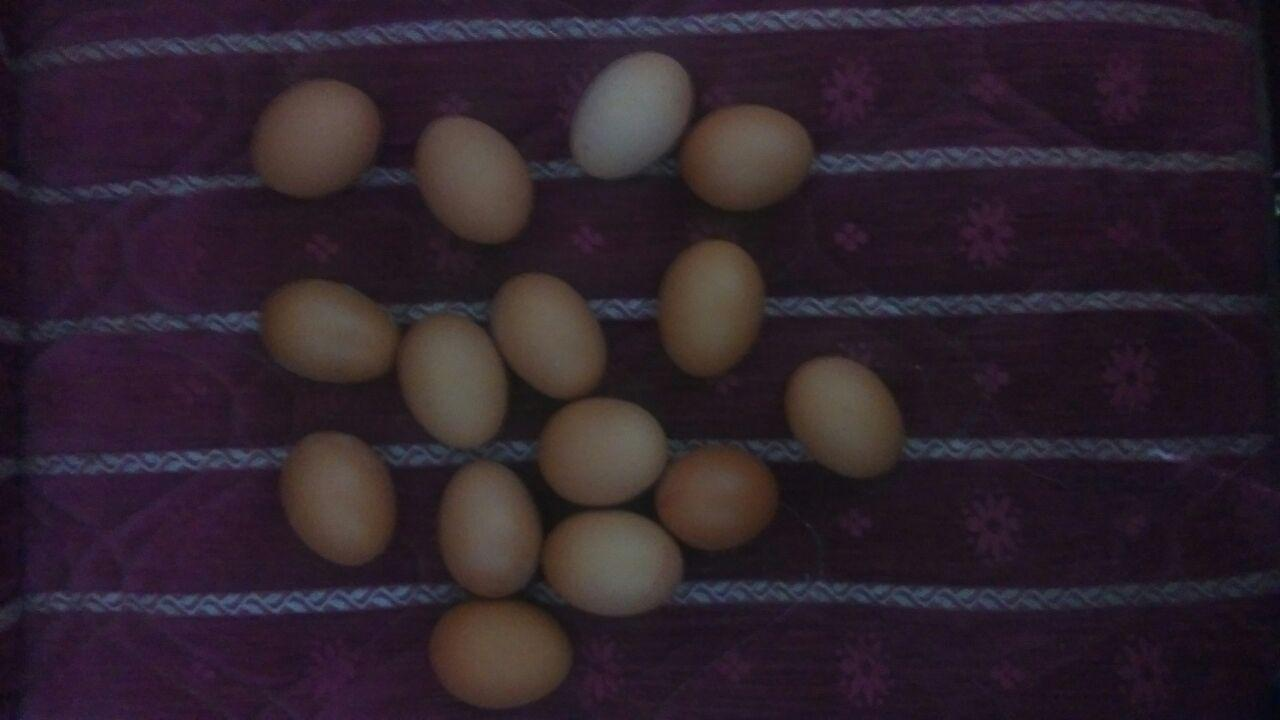
#> input picture deneyseti/goruntu1/problem1.jpg, 1280 x 720 px
$ python problem1.py
#> lines starting #> are read from the running program, lines starting #| are printed output that depends on the picture; after the words box and inside, x2 and y2 are one past the last pixel; in counts of white or black regions, pixels touching at a corner belong together
"""
mehmet kucuk 121024075
gorunut isleme proje
1) esikleme
2)ayrit saptama
3)morfolojic operator
4)baglanti bilesen analizi
5)cizgi/elips/daire tespiti
))oznitelik cikartimi
"""
import numpy as np
import cv2
from skimage import measure
from imutils import contours
import imutils
import cv2
import numpy as np
from matplotlib import pyplot as plt
#subdivided yapilmadi
img = cv2.imread("problem1.jpg",0)
#> img: shape (720, 1280); min 5, max 119, mean 39
kernel = np.ones((5,5),np.float32)/25
kernelone = np.ones((35,35))##erotion icın secilen matris
dst = cv2.filter2D(img,-1,kernel)
equ = cv2.equalizeHist(dst)

# global thresholding
ret1,th1 = cv2.threshold(equ,170,255,cv2.THRESH_BINARY)
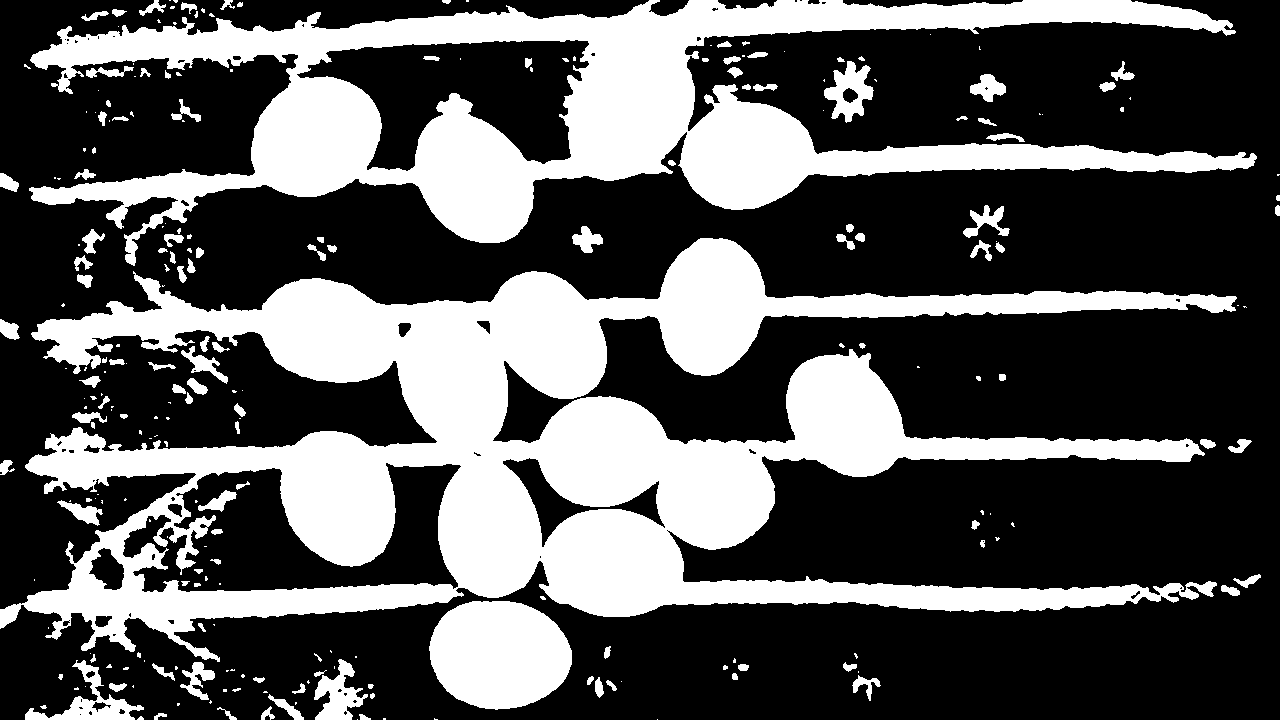
#> th1: shape (720, 1280); 34.2% white; 252 white regions (125 under 20 px), largest, box (x1, y1, x2, y2) and area: (0, 238, 1237, 662) 182329, (29, 0, 1257, 266) 101579, (429, 601, 572, 710) 12264

# Otsu's thresholding
th2 =cv2.adaptiveThreshold(equ,255,cv2.ADAPTIVE_THRESH_MEAN_C,cv2.THRESH_BINARY,111,0)
#> th2: shape (720, 1280); 47.4% white; 630 white regions (408 under 20 px), largest, box (x1, y1, x2, y2) and area: (0, 0, 1280, 720) 335170, (546, 513, 1280, 627) 29141, (429, 605, 573, 710) 12013

# Otsu's thresholding after Gaussian filtering
blur = cv2.GaussianBlur(img,(5,5),0)
ret3,th3 = cv2.threshold(blur,0,255,cv2.THRESH_BINARY+cv2.THRESH_OTSU)
#> th3: shape (720, 1280); 22.2% white; 93 white regions (26 under 20 px), largest, box (x1, y1, x2, y2) and area: (95, 0, 1146, 59) 18219, (688, 105, 1124, 204) 14404, (663, 240, 1124, 369) 13703
#> ret3 = 50


# plot all the images and their histograms
images = [equ, 0, th1,
          equ, 0, th2,
          blur, 0, th3]
erosion = cv2.erode(images[8],kernelone,iterations = 1)#Gaussian filtering uygulanmis goruntuye otsu uyguladik tan sonra istenmeyen bolgeleri yok ettik
#> erosion: shape (720, 1280); 5.7% white; 15 white regions, largest, box (x1, y1, x2, y2) and area: (590, 71, 673, 158) 4347, (568, 530, 662, 597) 4241, (421, 328, 487, 428) 4082
titles = ['Original Noisy Image','Histogram','Global Thresholding (v=127)',
          'Original Noisy Image','Histogram',"Otsu's Thresholding",
          'Gaussian filtered Image','Histogram',"Otsu's Thresholding"]
#bölgeleri adlandirip saydim
labels = measure.label(erosion, neighbors=8, background=0)
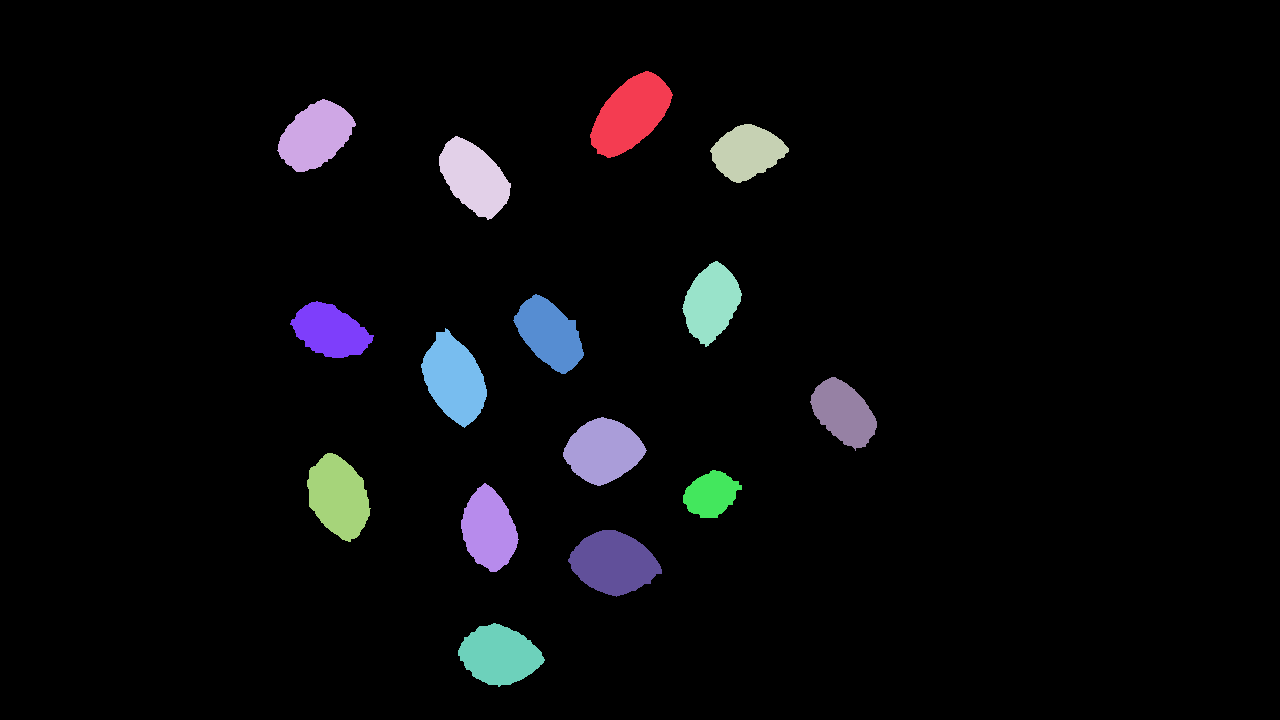
#> labels: shape (720, 1280) int64; 16 distinct labels, from 0 to 15; one colour per label, 0 black
mask = np.zeros(erosion.shape, dtype="uint8")

# loop over the unique components
for label in np.unique(labels):
	# if this is the background label, ignore it
	if label == 0:
		continue

	# otherwise, construct the label mask and count the
	# number of pixels
	labelMask = np.zeros(erosion.shape, dtype="uint8")
	labelMask[labels == label] = 255
	numPixels = cv2.countNonZero(labelMask)

	# if the number of pixels in the component is sufficiently
	# large, then add it to our mask of "large blobs"
	if numPixels > 300:
		mask = cv2.add(mask, labelMask)
#> this loop made 16 passes
#> numPixels on passes 2 to 13: 4347, 3669, 3012, 3717, 3262, 3391, 3073, 4082, 3035, 3862, 3872, 1895
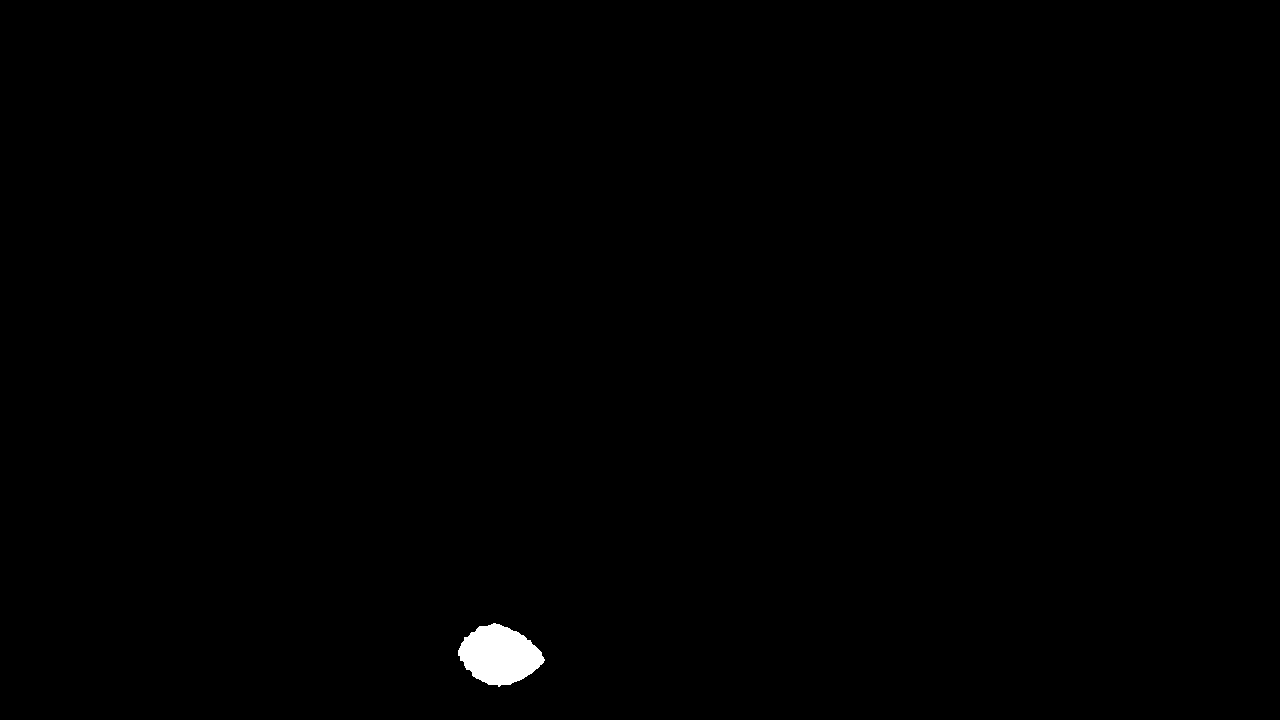
#> labelMask: shape (720, 1280); 0.4% white; 1 white region
# find the contours in the mask, then sort them from left to
# right
cnts = cv2.findContours(mask.copy(), cv2.RETR_EXTERNAL,cv2.CHAIN_APPROX_SIMPLE)
#> cnts = 15 contours; largest, box (x1, y1, x2, y2) and area: (590, 71, 673, 158) 4238, (568, 530, 662, 597) 4132, (421, 328, 487, 428) 3972, (307, 453, 371, 542) 3766, (563, 417, 647, 486) 3763
cnts = imutils.grab_contours(cnts)
cnts = contours.sort_contours(cnts)[0]

# loop over the contours
for (i, c) in enumerate(cnts):
	# draw the bright spot on the image
	(x, y, w, h) = cv2.boundingRect(c)
	((cX, cY), radius) = cv2.minEnclosingCircle(c)
	cv2.circle(img, (int(cX), int(cY)), int(radius),(0, 0, 255), 3)
	cv2.putText(img, "#{}".format(i + 1), (x, y - 15),cv2.FONT_HERSHEY_SIMPLEX, 0.45, (0, 0, 255), 2)
#> this loop made 15 passes
#> (x, y, w, h, cX, cY, radius) on passes 1 to 12: (277, 99, 79, 73, 316, 136.5, 41.27), (290, 301, 84, 57, 331.5, 329.5, 42.01), (307, 453, 64, 89, 338.5, 497, 45.48), (421, 328, 66, 100, 454.5, 377.5, 50.4), (439, 136, 72, 84, 473, 177, 44.78), (458, 623, 87, 64, 501, 655, 43.29), (461, 483, 58, 89, 490, 527, 44.41), (513, 294, 71, 80, 550, 333.5, 42.25), (563, 417, 84, 69, 604.5, 453, 41.61), (568, 530, 94, 67, 614.5, 566, 47.02), (590, 71, 83, 87, 627.8, 114.7, 49.12), (682, 261, 60, 86, 711, 303.5, 42.92)
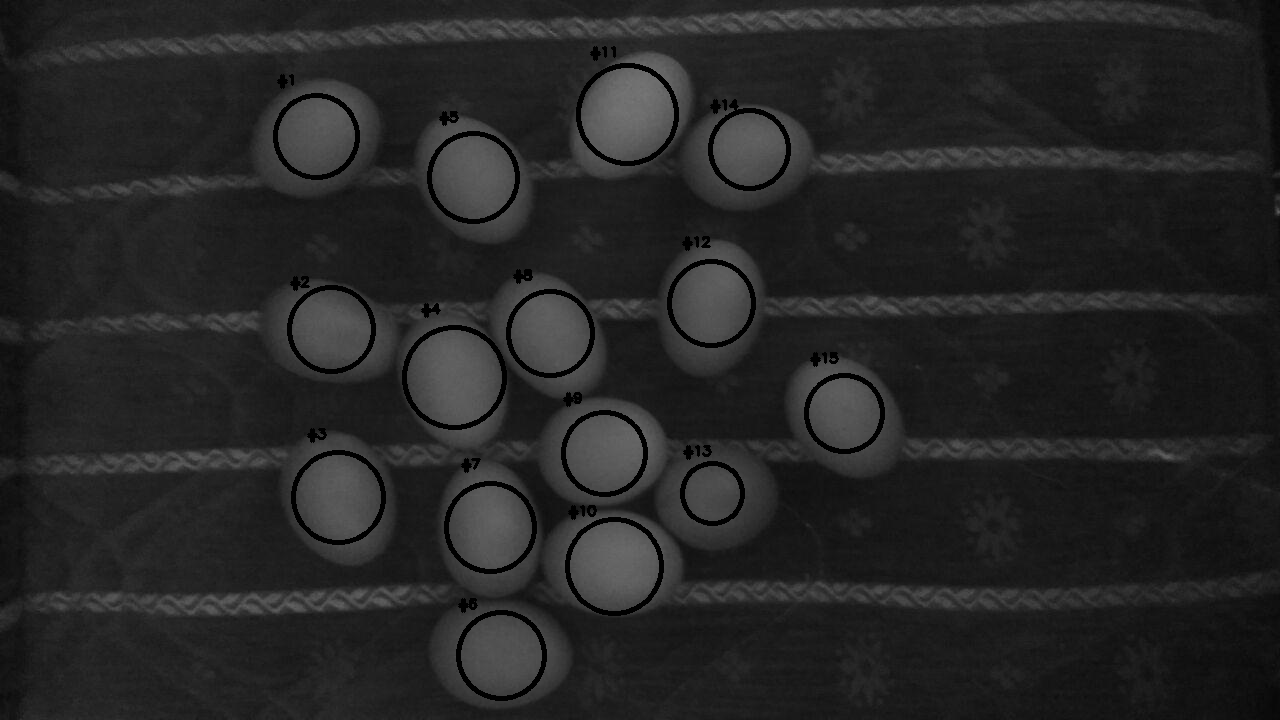
#> img: shape (720, 1280); min 0, max 119, mean 37.3
cv2.imwrite('resultp1.pgm',img)
# show the output image
#cv2.imshow("Image", img)
#cv2.waitKey(0)
